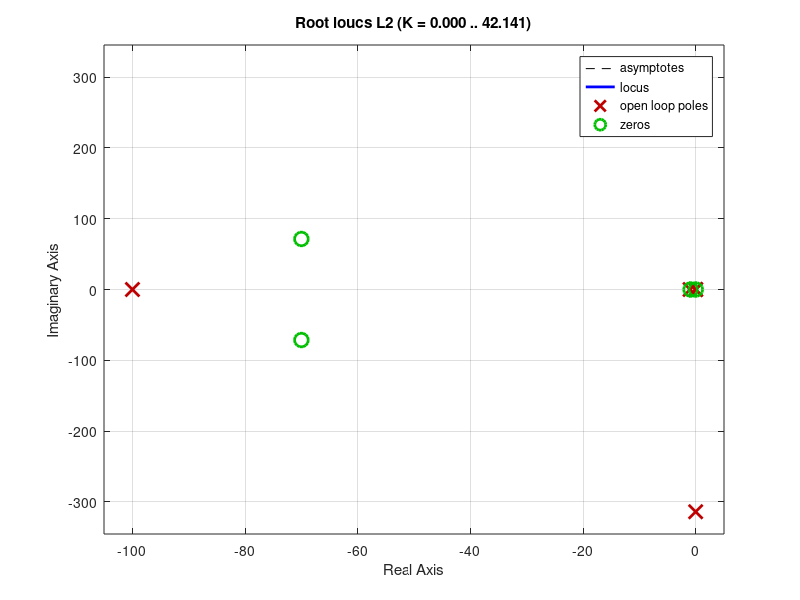
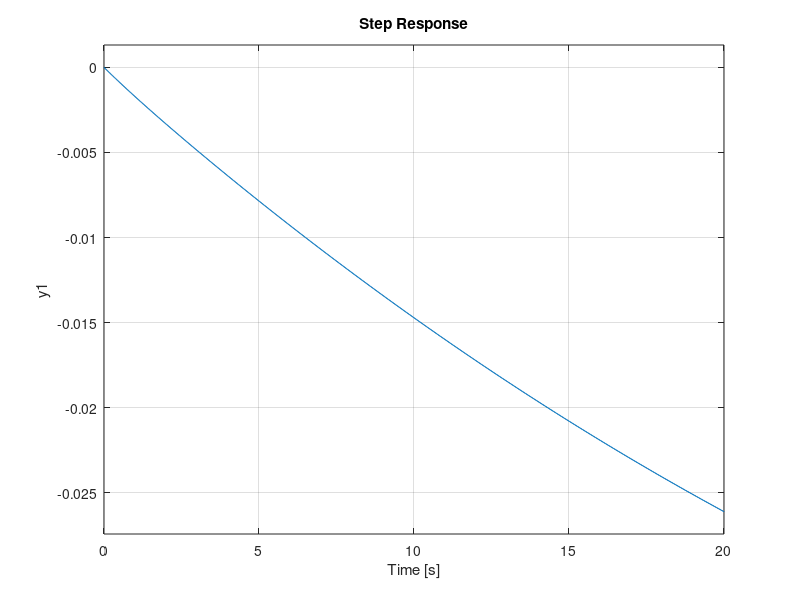
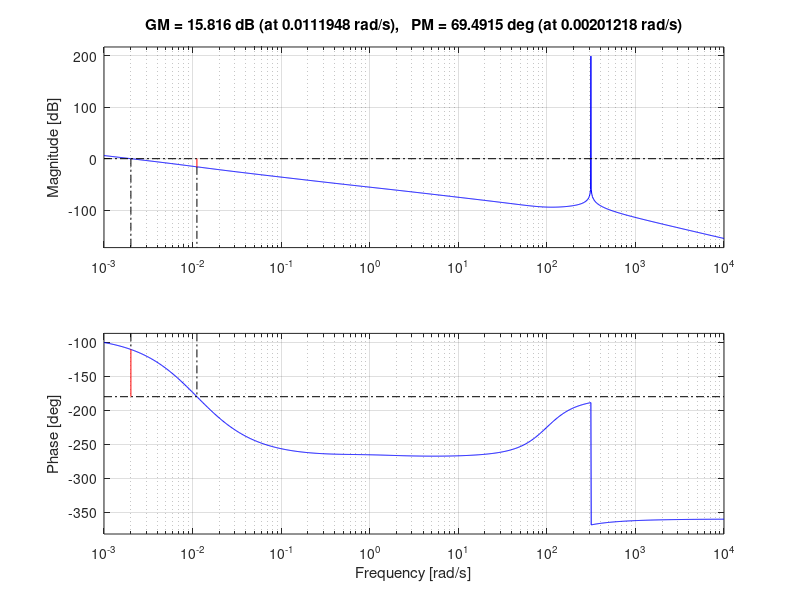

MATLAB code for these plots, in order:
clc
clear all
close all

%% Esame
%riferimento sinusoidale a 50hz con errore nullo a regime
%margine di fase > 60'
%sovraelongazioni < 20%
%tempo di assestamento il più piccolo possibile

s = tf('s');
P = (1-80*s)/((1+s)*(1+100*s));

%% costruzione del riferimento 
freq = 2*pi*50
t=0:0.1:100;
u = sin(freq*t);

%% rendiamo stabile al segnale sinusoidale 

w=freq;
C0 = 1/(s^2+(w^2));
L0 = P*C0;
Wyr0= minreal(L0/(1+L0));
figure(1)
rlocus(L0)
figure(2)
lsim(Wyr0,u,t);
hold on 
lsim(P,u,t);
legend;


%%  cediamo di sistemare il sistema in modo da avere errore nullo a regime 
% da qui dobbiamo stabilizzare come se fosse un sistema normale 
C1 =1/s; % errore nullo 
L1 = P*C0*C1;
figure(1)
rlocus(L1) 



%% sistemiamo il luogo delle radici e stabilizziamo il sistema 
k=0.02;
zita = 0.7;
omega_n = 100;
C2 = (s^2+2*s*zita*omega_n+omega_n^2)*(s/0.9+1)/(s/100+1)
L2 = k*P*C0*C1*C2

Wyr2 = minreal(L2/(1+L2));

pole(Wyr2)
figure(1)
rlocus(L2) 

figure(2)
step(Wyr2)
grid on;

figure(3)
margin(L2)

% il sistmea e troppo lento  



%  -0.000000000029775 + 3.141592653639689i
%  -0.000000000029775 - 3.141592653639689i
%  -0.000004089294370 + 3.141565919511371i
%  -0.000004089294370 - 3.141565919511371i
%  -1.000009825321562 + 0.000000000000000i
%  -0.009998168089623 + 0.000000000000000i
%  -0.000041913929682 + 0.000016432651741i
%  -0.000041913929682 - 0.000016432651741i













